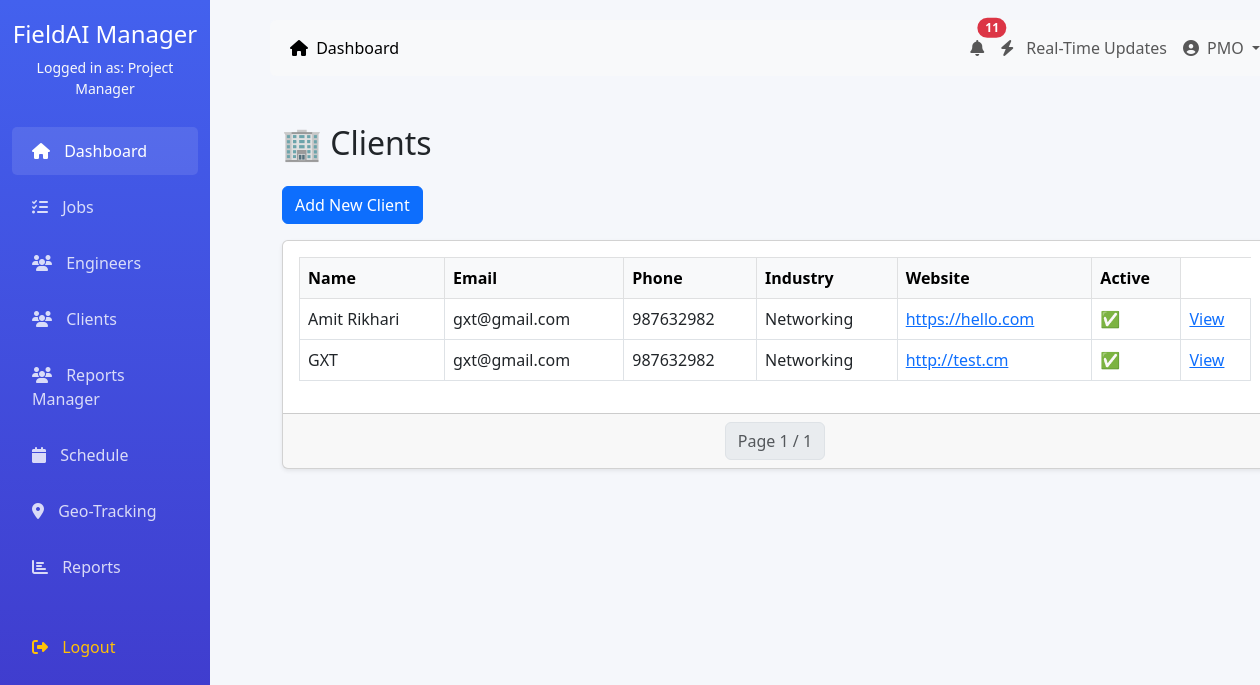
The page /dashboard/clients/ (signed in) on the database its author committed.
### accounts/models.py (models this page shows, shortened)
class CustomUser(AbstractUser):
    ROLE_CHOICES = (
        ('admin', 'Admin'),
        ('manager', 'Project Manager'),
        ('engineer', 'Field Engineer'),
        ('client', 'Client'),
        ('accounts', 'Accounts Team'),
    )
    role = models.CharField(max_length=20, choices=ROLE_CHOICES, default='engineer')
    phone = models.CharField(max_length=15, blank=True)
    address = models.TextField(blank=True)
    profile_picture = models.ImageField(upload_to='profiles/', blank=True)
    created_at = models.DateTimeField(auto_now=True)
    updated_at = models.DateTimeField(auto_now=True)

class ClientCompany(models.Model):
    name = models.CharField(max_length=255)
    contact_email = models.EmailField()
    contact_phone = models.CharField(max_length=20, blank=True, null=True)
    address = models.TextField(blank=True, null=True)
    industry = models.CharField(max_length=100, blank=True, null=True)
    website = models.URLField(blank=True, null=True)
    is_active = models.BooleanField(default=True)
    created_at = models.DateTimeField(auto_now_add=True)  # auto-fill when created
    updated_at = models.DateTimeField(auto_now=True)      # auto-fill on update

### dashboard/views.py (the view)
# urls.py: path("clients/", views.client_list, name="client_list"),
@login_required
def client_list(request):
    clients = ClientCompany.objects.all().order_by("-id")
    paginator = Paginator(clients, 10)
    page = request.GET.get("page")
    clients_page = paginator.get_page(page)
    return render(request, "dashboard/client_list.html", {"clients_page": clients_page})

### dashboard/templates/dashboard/client_list.html (shortened to what this page needs)
{% extends "dashboard/base.html" %}
{% block content %}
<div class="container-fluid py-4">
  <h2 class="mb-4">🏢 Clients</h2>
  <div class="mb-3">
    <a href="{% url 'dashboard:client_add' %}" class="btn btn-primary">
       Add New Client
    </a>
  </div>
  <div class="card shadow-sm">
    <div class="card-body table-responsive">
      <table class="table table-bordered table-hover align-middle">
        <thead class="table-light">
          <tr>
            <th>Name</th>
            <th>Email</th>
            <th>Phone</th>
            <th>Industry</th>
            <th>Website</th>
            <th>Active</th>
          </tr>
        </thead>
        <tbody>
          {% for client in clients_page %}
          <tr>
            <td>{{ client.name }}</td>
            <td>{{ client.contact_email }}</td>
            <td>{{ client.contact_phone }}</td>
            <td>{{ client.industry }}</td>
            <td><a href="{{ client.website }}" target="_blank">{{ client.website }}</a></td>
            <td>
              {% if client.is_active %}
                ✅
              {% else %}
                ❌
              {% endif %}
            </td>
            <td><a href="{% url 'dashboard:client_detail' client.pk %}">View</a></td>
          </tr>
          {% empty %}
          <tr>
            <td colspan="6" class="text-center text-muted">No clients found</td>
          </tr>
          {% endfor %}
        </tbody>
      </table>
    </div>
    <div class="card-footer d-flex justify-content-center">
      <nav>
        <ul class="pagination mb-0">
          <li class="page-item disabled"><span class="page-link">Page {{ clients_page.number }} / {{ clients_page.paginator.num_pages }}</span></li>
        </ul>
      </nav>
    </div>
  </div>
</div>
{% endblock %}

### dashboard/templates/dashboard/base.html (shortened to what this page needs)
<!DOCTYPE html>
<html lang="en">
<head>
    <link href="https://cdn.jsdelivr.net/npm/bootstrap@5.3.0/dist/css/bootstrap.min.css" rel="stylesheet">
    <link rel="stylesheet" href="https://cdnjs.cloudflare.com/ajax/libs/font-awesome/6.4.0/css/all.min.css">
</head>
<body>
    <div class="container-fluid">
        <div class="row">
            <div class="col-md-2 sidebar d-none d-md-block">
                <div class="text-center mb-4">
                    <h4>FieldAI Manager</h4>
                    <p class="text-light small">Logged in as: {{ user.get_role_display }}</p>
                </div>
                <ul class="nav flex-column">
                    <li class="nav-item">
                        <a class="nav-link active" href="{% if user.role == 'admin' %}{% url 'dashboard:admin_dashboard' %}{% elif user.role == 'manager' %}{% url 'dashboard:manager_dashboard' %}{% elif user.role == 'engineer' %}{% url 'dashboard:engineer_dashboard' %}{% elif user.role == 'client' %}{% url 'dashboard:client_dashboard' %}{% elif user.role == 'accounts' %}{% url 'dashboard:accounts_dashboard' %}{% else %}#{% endif %}">
                            <i class="fas fa-home"></i> Dashboard
                        </a>
                    </li>
                    <li class="nav-item">
                        <a class="nav-link" href="{% if user.role == 'manager' %}{% url 'dashboard:manager_jobs' %}{% elif user.role == 'engineer' %}{% url 'dashboard:engineer_jobs' %}{% else %}#{% endif %}">
                            <i class="fas fa-tasks"></i> Jobs
                        </a>
                    </li>
                    {% if user.role == 'admin' or user.role == 'manager' %}
                    <li class="nav-item">
                        <a class="nav-link" href="{% url 'dashboard:manager_engineers' %}">
                            <i class="fas fa-users"></i> Engineers
                        </a>
                    </li>
                    <li class="nav-item">
                        <a class="nav-link" href="{% url 'dashboard:client_list' %}">
                            <i class="fas fa-users"></i> Clients
                        </a>
                    </li>
                    <li class="nav-item">
                        <a class="nav-link" href="{% url 'dashboard:manager_report' %}">
                            <i class="fas fa-users"></i> Reports Manager
                        </a>
                    </li>
                    {% endif %}
                    <li class="nav-item">
                        <a class="nav-link" href="#">
                            <i class="fas fa-calendar"></i> Schedule
                        </a>
                    </li>
                    <li class="nav-item">
                        <a class="nav-link" href="#">
                            <i class="fas fa-map-marker-alt"></i> Geo-Tracking
                        </a>
                    </li>
                    <li class="nav-item">
                        <a class="nav-link" href="#">
                            <i class="fas fa-chart-bar"></i> Reports
                        </a>
                    </li>
                    <li class="nav-item mt-4">
                        <a class="nav-link text-warning" href="{% url 'accounts:logout' %}">
                            <i class="fas fa-sign-out-alt"></i> Logout
                        </a>
                    </li>
                </ul>
            </div>
            <div class="col-md-10 main-content">
                <nav class="navbar navbar-expand-lg navbar-light bg-light mb-4 rounded">
                    <div class="container-fluid">
                        <div class="collapse navbar-collapse" id="navbarNav">
                            <ul class="navbar-nav me-auto">
                                <li class="nav-item">
                                    <a class="nav-link active" href="{% if user.role == 'admin' %}{% url 'dashboard:admin_dashboard' %}{% elif user.role == 'manager' %}{% url 'dashboard:manager_dashboard' %}{% elif user.role == 'engineer' %}{% url 'dashboard:engineer_dashboard' %}{% elif user.role == 'client' %}{% url 'dashboard:client_dashboard' %}{% elif user.role == 'accounts' %}{% url 'dashboard:accounts_dashboard' %}{% else %}#{% endif %}">
                                        <i class="fas fa-home me-1"></i> Dashboard
                                    </a>
                                </li>
                            </ul>
                            <ul class="navbar-nav">
                                {% if user.role == 'manager' or user.role == 'accounts' %}
                                <li class="nav-item">
                                    <a class="nav-link position-relative" href="{% if user.role == 'manager' %}{% url 'dashboard:manager_notifications' %}{% elif user.role == 'accounts' %}{% url 'dashboard:accounts_notifications' %}{% else %}#{% endif %}">
                                        <i class="fas fa-bell"></i>
                                        <span class="position-absolute top-0 start-100 translate-middle badge rounded-pill bg-danger d-none"
                                              id="notificationBadge">
                                        </span>
                                    </a>
                                </li>
                                <li class="nav-item">
    <a class="nav-link" href="{% url 'dashboard:manager_real_time_dashboard' %}">
        <i class="fas fa-bolt me-2"></i> Real-Time Updates
    </a>
</li>
                                {% endif %}
                                <li class="nav-item dropdown">
                                    <a class="nav-link dropdown-toggle" href="#" id="navbarDropdown" role="button" data-bs-toggle="dropdown">
                                        <i class="fas fa-user-circle me-1"></i> {{ user.username }}
                                    </a>
                                </li>
                            </ul>
                        </div>
                    </div>
                </nav>
                {% block content %}
                {% endblock %}
            </div>
        </div>
    </div>
</body>
</html>

### dashboard/templates/dashboard/base.html (style rules this page uses)
:root { --primary: #4361ee; --secondary: #3f37c9; --success: #4cc9f0; --info: #4895ef; --warning: #f72585; --danger: #e63946; --light: #f8f9fa; --dark: #212529; }
body { font-family: 'Segoe UI', Tahoma, Geneva, Verdana, sans-serif; background-color: #f5f7fb; }
.sidebar { background: linear-gradient(to bottom, var(--primary), var(--secondary)); color: white; height: 100vh; position: fixed; padding-top: 20px; }
.sidebar .nav-link { color: rgba(255, 255, 255, 0.8); padding: 12px 20px; margin: 4px 0; border-radius: 5px; }
.sidebar .nav-link:hover, .sidebar .nav-link.active { background-color: rgba(255, 255, 255, 0.1); color: white; }
.sidebar .nav-link i { margin-right: 10px; }
.main-content { margin-left: 250px; padding: 20px; }

### rows shown on the page
CustomUser: role "Project Manager", username "PMO"
ClientCompany: name "Amit Rikhari", contact_email "gxt@gmail.com", contact_phone "987632982", industry "Networking", website "https://hello.com"
ClientCompany: name "GXT", contact_email "gxt@gmail.com", contact_phone "987632982", industry "Networking", website "http://test.cm"

### other values the page prints
{{ clients_page.number }} "1"
{{ clients_page.paginator.num_pages }} "1"
